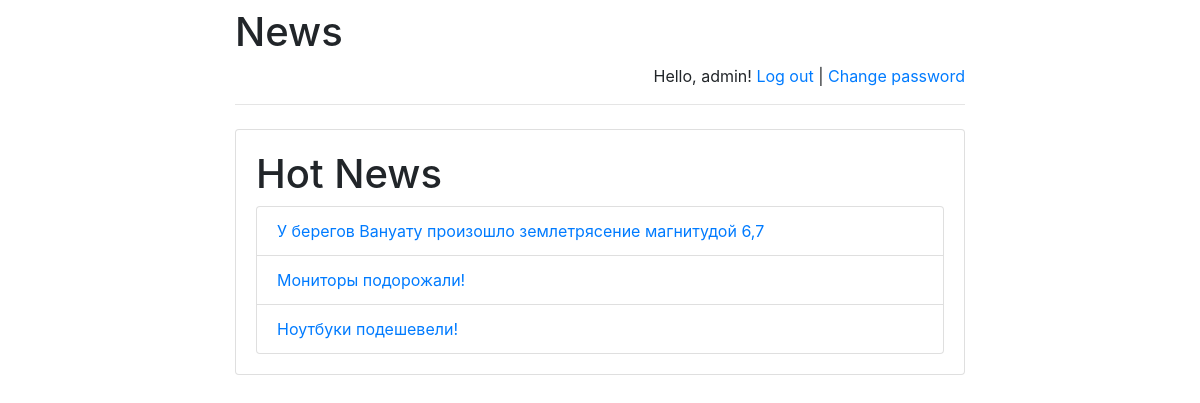
Page /news/ (signed in) on the committed database.
### news/models.py (models this page shows)
class NewsHeadline(models.Model):
    news_text = models.CharField(max_length=255)
    pub_date = models.DateTimeField('date published')

### news/views.py (the view)
# urls.py: path(r'', views.index, name='index'),
def index(request):
    message = None
    if "message" in request.GET:
        message = request.GET["message"]
    return render(
        request,
        "index.html",
        {
            "latest_news":
                NewsHeadline.objects.order_by('-pub_date')[:5],
            "message": message
        }
    )

### news/templates/index.html (shortened to what this page needs)
<!DOCTYPE html>
<html lang="en">
<head>
</head>
<body>
{% extends 'base.html' %}
{% block main %}
<h1>Hot News</h1>
{% if latest_news %}
    <ul class="list-group">
        {% for new in latest_news %}
            <li class="list-group-item">
                <a href="/news/{{ new.id }}/">
                    {{ new.news_text }}
                </a>
            </li>
        {% endfor %}
    </ul>
{% else %}
    <p>No news.</p>
{% endif %}
{% endblock %}

### news/templates/base.html (shortened to what this page needs)
<!doctype html>
<html lang="en">
<head>
    <link rel="stylesheet"
href="https://stackpath.bootstrapcdn.com/bootstrap/4.1.3/css/bootstrap.min.css">
</head>
<body>
<div class="container">
    <div class="row justify-content-center">
        <div class="col-8">
            <h1 class="mt-2">News</h1>
            {% if user.is_authenticated %}
                <p class="text-right">
                    Hello, {{ user.username }}!
                    <a href="/news/logout">Log out</a> |
                    <a href="/news/password-change">
                        Change password
                    </a>
                </p>
            {% else %}
                <p class="text-right">
                    <a href="/news/login">Log in</a> |
                    <a href="/news/register">Register</a>
                </p>
            {% endif %}
            <hr class="mt-0 mb-4">
            <div class="card">
                <div class="card-body">
                    {% block main %}
                    {% endblock %}
                </div>
            </div>
        </div>
    </div>
</div>
</body>
</html>

### rows in the picture
NewsHeadline: news_text "У берегов Вануату произошло землетрясение магнитудой 6,7"
NewsHeadline: news_text "Мониторы подорожали!"
NewsHeadline: news_text "Ноутбуки подешевели!"

### other values in the picture
{{ user.username }} "admin"
